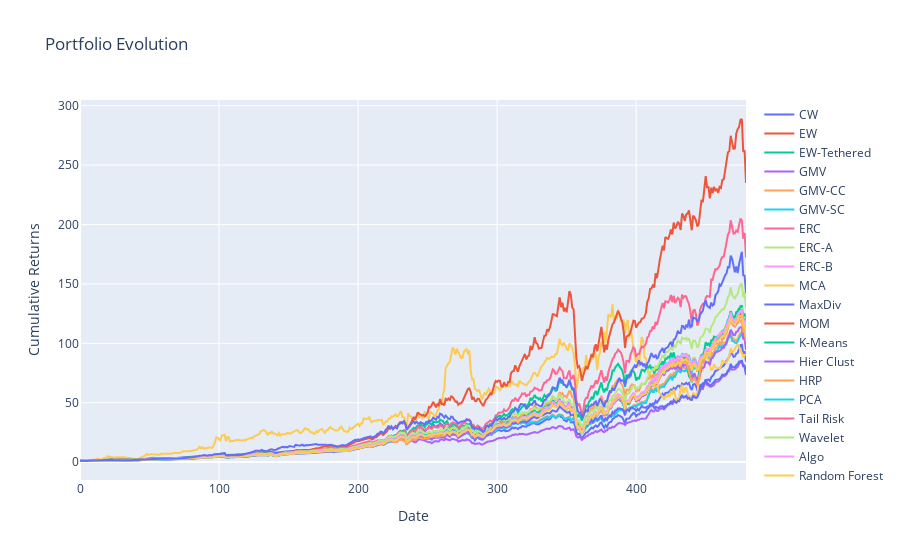

Here is the notebook cell this chart was saved with:
### Code cell
PortfolioAnalysis.plot_cumulative_returns(btr, title="Portfolio Evolution")

### Figure 1 — Plotly figure (JSON) as saved in the notebook; plotly's stock layout.template omitted (floating-point values rounded to 4 significant figures; data arrays with more than 128 entries replaced by an {"elided": "..."} marker saying what was removed)
{"data": [{"mode": "lines", "name": "CW", "type": "scatter", "x": {"elided": "480 int values"}, "y": {"elided": "480 float values"}}, {"mode": "lines", "name": "EW", "type": "scatter", "x": {"elided": "480 int values"}, "y": {"elided": "480 float values"}}, {"mode": "lines", "name": "EW-Tethered", "type": "scatter", "x": {"elided": "480 int values"}, "y": {"elided": "480 float values"}}, {"mode": "lines", "name": "GMV", "type": "scatter", "x": {"elided": "480 int values"}, "y": {"elided": "480 float values"}}, {"mode": "lines", "name": "GMV-CC", "type": "scatter", "x": {"elided": "480 int values"}, "y": {"elided": "480 float values"}}, {"mode": "lines", "name": "GMV-SC", "type": "scatter", "x": {"elided": "480 int values"}, "y": {"elided": "480 float values"}}, {"mode": "lines", "name": "ERC", "type": "scatter", "x": {"elided": "480 int values"}, "y": {"elided": "480 float values"}}, {"mode": "lines", "name": "ERC-A", "type": "scatter", "x": {"elided": "480 int values"}, "y": {"elided": "480 float values"}}, {"mode": "lines", "name": "ERC-B", "type": "scatter", "x": {"elided": "480 int values"}, "y": {"elided": "480 float values"}}, {"mode": "lines", "name": "MCA", "type": "scatter", "x": {"elided": "480 int values"}, "y": {"elided": "480 float values"}}, {"mode": "lines", "name": "MaxDiv", "type": "scatter", "x": {"elided": "480 int values"}, "y": {"elided": "480 float values"}}, {"mode": "lines", "name": "MOM", "type": "scatter", "x": {"elided": "480 int values"}, "y": {"elided": "480 float values"}}, {"mode": "lines", "name": "K-Means", "type": "scatter", "x": {"elided": "480 int values"}, "y": {"elided": "480 float values"}}, {"mode": "lines", "name": "Hier Clust", "type": "scatter", "x": {"elided": "480 int values"}, "y": {"elided": "480 float values"}}, {"mode": "lines", "name": "HRP", "type": "scatter", "x": {"elided": "480 int values"}, "y": {"elided": "480 float values"}}, {"mode": "lines", "name": "PCA", "type": "scatter", "x": {"elided": "480 int values"}, "y": {"elided": "480 float values"}}, {"mode": "lines", "name": "Tail Risk", "type": "scatter", "x": {"elided": "480 int values"}, "y": {"elided": "480 float values"}}, {"mode": "lines", "name": "Wavelet", "type": "scatter", "x": {"elided": "480 int values"}, "y": {"elided": "480 float values"}}, {"mode": "lines", "name": "Algo", "type": "scatter", "x": {"elided": "480 int values"}, "y": {"elided": "480 float values"}}, {"mode": "lines", "name": "Random Forest", "type": "scatter", "x": {"elided": "480 int values"}, "y": {"elided": "480 float values"}}, {"mode": "lines", "name": "MSR", "type": "scatter", "x": {"elided": "480 int values"}, "y": {"elided": "480 float values"}}], "layout": {"hovermode": "x unified", "title": {"text": "Portfolio Evolution"}, "xaxis": {"title": {"text": "Date"}}, "yaxis": {"title": {"text": "Cumulative Returns"}}}}
